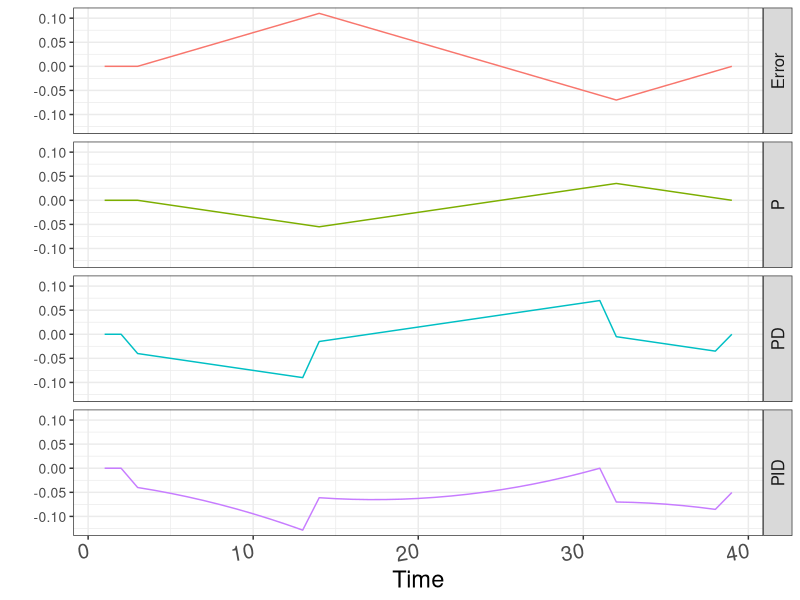
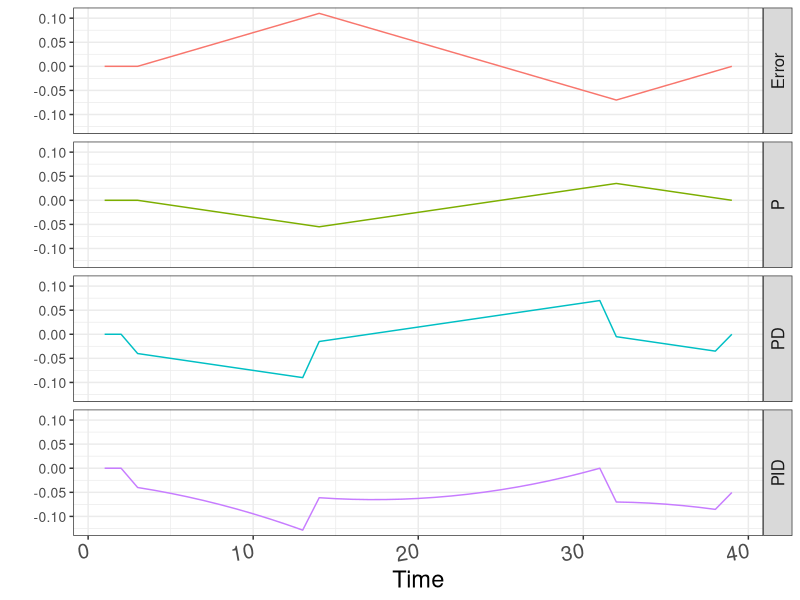

Here is the R script that generated these plots, in order:
library(ggplot2)
library(reshape2)
library(dplyr)

theme_white <- function() {
  theme_update(
    plot.title = element_text(size=22),
    axis.text.y =element_text(size=10),
    axis.title = element_text(size=17),
    legend.title = element_text(size = 16),
    legend.text = element_text(size = 14),
    axis.text.x = element_text(size=15, angle = 10, hjust = 1),
    strip.text.y = element_text(size = 12, angle = 90),
    strip.text.x = element_text(size = 18, angle = 0)
  )
}

min.max <- function(erro) {
  base <- 50
  max <- 100
  r <- max
  if (erro > 0) {
    r <- base
  }
  return(r)
}

theme_set(theme_bw())
theme_white()

controller_labels <- c(`erro` = "Error", `prop` = "P", 
                       `deriv` = "PD", 
                       `pid` = "PID", `min.max` = "Min-Max")

factor_p <- 0.5
factor_d <- 4
factor_i <- 0.07

erro <- c(0, 0, 0, 0.01, 0.02, 0.03, 0.04, 0.05, 0.06, 0.07, 0.08, 0.09, 0.1, 0.11, 
          0.1, 0.09, 0.08, 0.07, 0.06, 0.05, 0.04, 0.03, 0.02, 0.01, 0, 
          -0.01, -0.02, -0.03, -0.04, -0.05, -0.06, -0.07, -0.06, -0.05, -0.04, -0.03, 
          -0.02, -0.01, 0)
x <-seq(1, length(erro))

df <- data.frame(time=x,erro=erro)
diff_err <- sapply(2:length(x), function(x) df$erro[x] - df$erro[x-1])
diff_err[length(x)] <- 0
df <- data.frame(time=x,erro=erro,diff_err=diff_err)
df$prop <- -factor_p*df$erro
df$deriv <- -(factor_p*df$erro + factor_d*df$diff_err)
df$cum_err <- cumsum(erro)
df$pid <- -(factor_p*df$erro + factor_d*df$diff_err + factor_i*df$cum_err)
min.max.data <- sapply(1:length(x), function(x) min.max(df$erro[x]))
df$min.max <- min.max.data

demo.data <-melt(df, id = c("time"))

# 
# All
#

ggplot(filter(demo.data, demo.data$variable %in% c("erro", "prop", "deriv", "pid")), aes(x = time, y = value, colour = variable)) + 
  geom_line() +
  xlab("Time") +
  ylab("") +
  facet_grid(variable ~ ., labeller = labeller(variable = controller_labels)) +
  theme(legend.position="none")

ggsave("all_demo.png")
